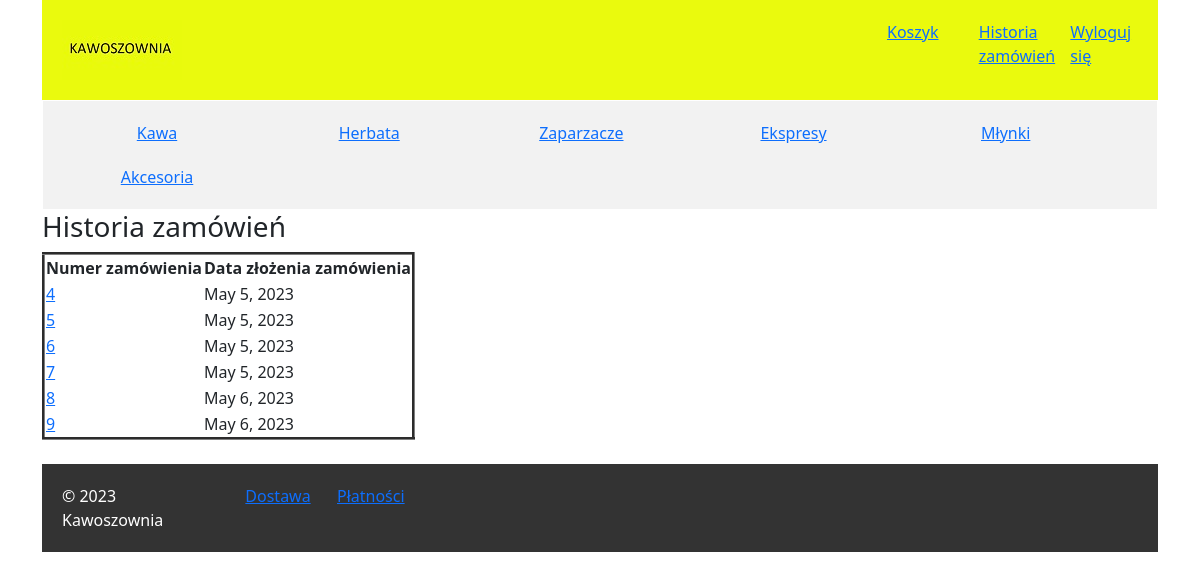
The page /order/ (signed in) on the database as committed earlier.
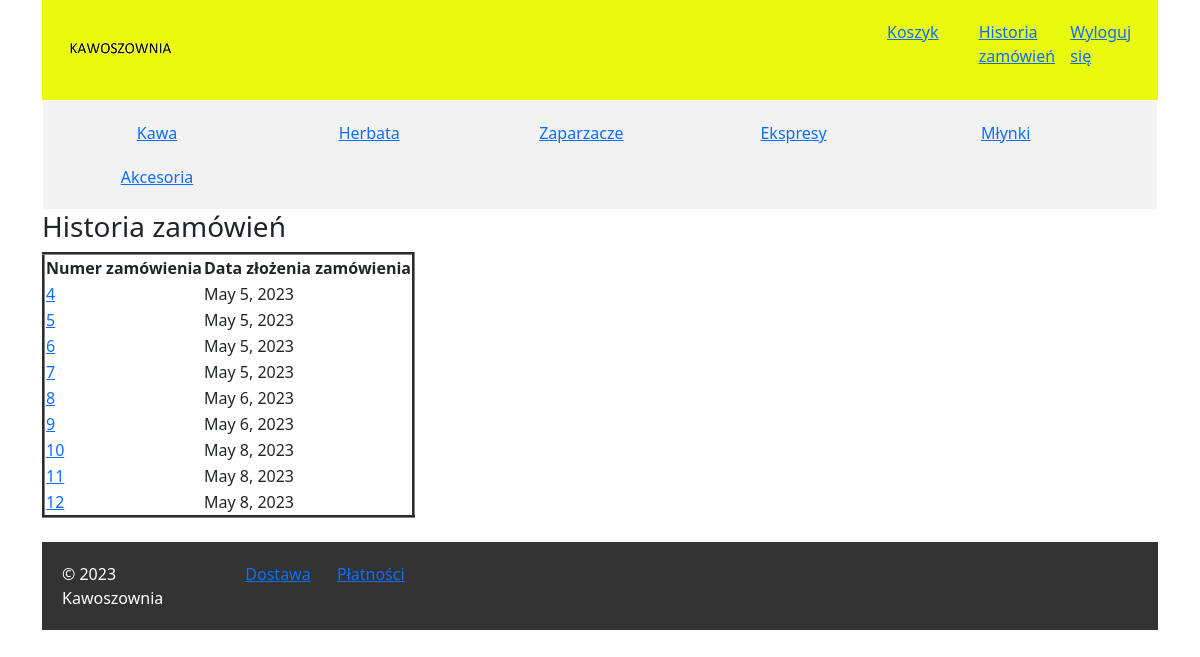
The same page on the database as committed later.
### mysite/models.py (models this page shows)
class Category(models.Model):
    name = models.CharField('Nazwa', max_length=50, unique=True)
    def __str__(self):
        return f'{self.name}'

class Order(models.Model):
    user = models.ForeignKey(User, on_delete=models.SET_NULL, null=True, blank=True)
    payment = models.ForeignKey(Payment, models.PROTECT)
    order_date = models.DateField('Data zamówienia', default=datetime.date.today, null=True, blank=True)
    ship_date = models.DateField('Data nadania', null=True, blank=True)
    required_date = models.DateField('Data dostarczenia', null=True, blank=True)
    delivery = models.ForeignKey(Delivery, models.PROTECT)
    paid = models.BooleanField('Opłacono', default=False)
    payment_date = models.DateField('Data płatności', null=True, blank=True)

### mysite/views.py (the view)
# urls.py: path('order/', views.OrderPageView.as_view(), name="order"),
class OrderPageView(ListView):
    model = Order
    template_name = 'mysite/order/order_list.html'
    def get_context_data(self, **kwargs):
        context = super().get_context_data(**kwargs)
        context['order_list'] = Order.objects.filter(user=self.request.user)
        return context

### mysite/context_processors.py (called while the page is built)
def categories(request):
    return {
        'categories': Category.objects.all()
    }

### mysite/templates/mysite/order/order_list.html
{% extends 'base.html' %}
{% block content %}
{% if not user.is_anonymous %}
    <h3>Historia zamówień</h3>
    <table border="3px">
        <thead>
            <tr>
                <th>
                    Numer zamówienia
                </th>
                <th>
                    Data złożenia zamówienia
                </th>
            </tr>
        </thead>
        <tbody>
            {% for order in order_list %}
                <tr>
                    <td>
                        <a href="/order/content/{{order.id}}/">{{order.id}}</a>
                    </td>
                    <td>
                        {{order.order_date}}
                    </td>
                </tr>
            {% endfor %}
        </tbody>
    </table>
    <br>
{% endif %}
{% endblock %}

### ecommerce/templates/base.html (shortened to what this page needs)
{% load static %}
<!DOCTYPE html>
<html>
  <head>
    <link rel="stylesheet" href="{% static 'assets/css/style.css' %}">
    <link href="https://cdn.jsdelivr.net/npm/bootstrap@5.2.3/dist/css/bootstrap.min.css" rel="stylesheet">
  </head>
  <body class="container">
    <header>
      <div class="row">
        <div class="col">
          <a href="/"><img src="{% static 'assets/img/logo.jpg' %}"></a>
        </div>
        <div class="col-1">
          <a href="/order_detail/"> Koszyk </a>
        </div>
        {% if user.is_authenticated %}
          <div class="col-1">
            <a href="/order/"> Historia zamówień </a>
          </div>
        {% endif %}
        <div class="col-1">
          {% if user.is_authenticated %}
            <div>
              <a href="/accounts/logout/"> Wyloguj się </a>
            </div>
          {% else %}
            <div>
              <a href="/accounts/login/"> Zaloguj się </a>
            </div>
          {% endif %}
        </div>
    </header>
    <nav>
      <ul>
        {% for category in categories %}
          <li class="text-center" style="width: 208px;"><a href="/?category={{category.id}}"> {{category}} </a></li>
        {% endfor %}
      </ul>
    </nav>
    {% block content %}{% endblock %}
    <footer>
      <div class="row">
        <div class="col-2">
          &copy; 2023 Kawoszownia
        </div>
        <div class="col-1">
          <a href="/delivery/"> Dostawa </a>
        </div>
        <div class="col-1">
          <a href="/payment/"> Płatności </a>
        </div>
      </div>
    </footer>
  </body>
</html>

Rows that differ between the two databases and show on the page:
added Order: id "10", order_date "May 8, 2023"
added Order: id "11", order_date "May 8, 2023"
added Order: id "12", order_date "May 8, 2023"
